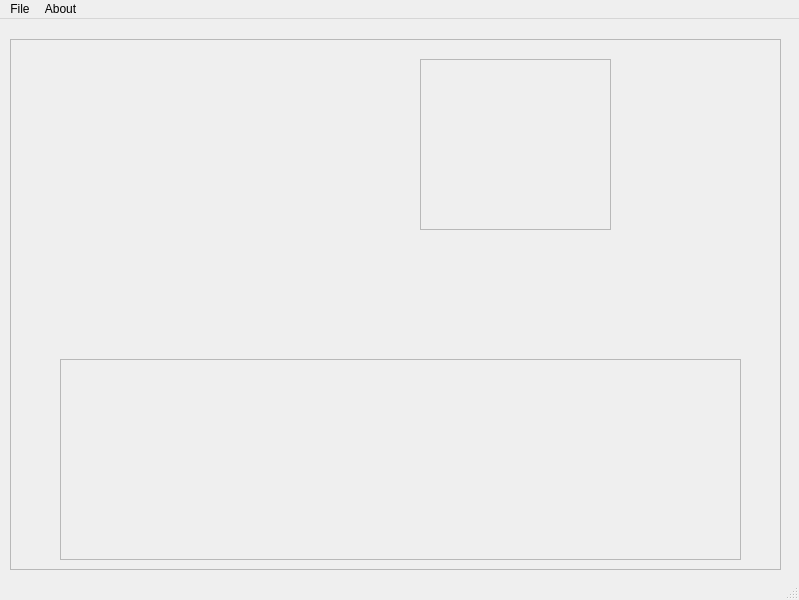
<?xml version="1.0" encoding="UTF-8"?>
<ui version="4.0">
 <class>MainWindow</class>
 <widget class="QMainWindow" name="MainWindow">
  <property name="geometry">
   <rect>
    <x>0</x>
    <y>0</y>
    <width>799</width>
    <height>600</height>
   </rect>
  </property>
  <property name="windowTitle">
   <string>character parameters editor</string>
  </property>
  <widget class="QWidget" name="centralwidget">
   <widget class="QWidget" name="horizontalLayoutWidget">
    <property name="geometry">
     <rect>
      <x>10</x>
      <y>20</y>
      <width>771</width>
      <height>531</height>
     </rect>
    </property>
    <layout class="QHBoxLayout" name="horizontalLayout">
     <item>
      <widget class="QFrame" name="frame">
       <property name="autoFillBackground">
        <bool>false</bool>
       </property>
       <property name="frameShape">
        <enum>QFrame::StyledPanel</enum>
       </property>
       <property name="frameShadow">
        <enum>QFrame::Raised</enum>
       </property>
       <widget class="QLabel" name="portrait">
        <property name="geometry">
         <rect>
          <x>0</x>
          <y>20</y>
          <width>461</width>
          <height>461</height>
         </rect>
        </property>
        <property name="text">
         <string/>
        </property>
        <property name="pixmap">
         <pixmap>../images/large/chara_up_chips_l_000.png</pixmap>
        </property>
        <property name="scaledContents">
         <bool>true</bool>
        </property>
       </widget>
       <widget class="QFrame" name="panel">
        <property name="geometry">
         <rect>
          <x>50</x>
          <y>320</y>
          <width>681</width>
          <height>201</height>
         </rect>
        </property>
        <property name="frameShape">
         <enum>QFrame::StyledPanel</enum>
        </property>
        <property name="frameShadow">
         <enum>QFrame::Raised</enum>
        </property>
        <widget class="QLabel" name="label_67">
         <property name="geometry">
          <rect>
           <x>40</x>
           <y>40</y>
           <width>41</width>
           <height>41</height>
          </rect>
         </property>
         <property name="text">
          <string/>
         </property>
         <property name="pixmap">
          <pixmap>../images/little/sc_chara_067.bmp</pixmap>
         </property>
         <property name="scaledContents">
          <bool>true</bool>
         </property>
         <property name="wordWrap">
          <bool>false</bool>
         </property>
        </widget>
        <widget class="QLabel" name="label_72">
         <property name="geometry">
          <rect>
           <x>40</x>
           <y>80</y>
           <width>41</width>
           <height>41</height>
          </rect>
         </property>
         <property name="text">
          <string/>
         </property>
         <property name="pixmap">
          <pixmap>../images/little/sc_chara_072.bmp</pixmap>
         </property>
         <property name="scaledContents">
          <bool>true</bool>
         </property>
        </widget>
        <widget class="QLabel" name="label_71">
         <property name="geometry">
          <rect>
           <x>40</x>
           <y>120</y>
           <width>41</width>
           <height>41</height>
          </rect>
         </property>
         <property name="text">
          <string/>
         </property>
         <property name="pixmap">
          <pixmap>../images/little/sc_chara_071.bmp</pixmap>
         </property>
         <property name="scaledContents">
          <bool>true</bool>
         </property>
        </widget>
        <widget class="QLabel" name="label_78">
         <property name="geometry">
          <rect>
           <x>40</x>
           <y>160</y>
           <width>41</width>
           <height>41</height>
          </rect>
         </property>
         <property name="text">
          <string/>
         </property>
         <property name="pixmap">
          <pixmap>../images/little/sc_chara_078.bmp</pixmap>
         </property>
         <property name="scaledContents">
          <bool>true</bool>
         </property>
        </widget>
        <widget class="QLabel" name="label_93">
         <property name="geometry">
          <rect>
           <x>0</x>
           <y>120</y>
           <width>41</width>
           <height>41</height>
          </rect>
         </property>
         <property name="text">
          <string/>
         </property>
         <property name="pixmap">
          <pixmap>../images/little/sc_chara_093.bmp</pixmap>
         </property>
         <property name="scaledContents">
          <bool>true</bool>
         </property>
        </widget>
        <widget class="QLabel" name="label_77">
         <property name="geometry">
          <rect>
           <x>80</x>
           <y>40</y>
           <width>41</width>
           <height>41</height>
          </rect>
         </property>
         <property name="text">
          <string/>
         </property>
         <property name="pixmap">
          <pixmap>../images/little/sc_chara_077.bmp</pixmap>
         </property>
         <property name="scaledContents">
          <bool>true</bool>
         </property>
        </widget>
        <widget class="QLabel" name="label_66">
         <property name="geometry">
          <rect>
           <x>80</x>
           <y>160</y>
           <width>41</width>
           <height>41</height>
          </rect>
         </property>
         <property name="text">
          <string/>
         </property>
         <property name="pixmap">
          <pixmap>../images/little/sc_chara_066.bmp</pixmap>
         </property>
         <property name="scaledContents">
          <bool>true</bool>
         </property>
        </widget>
        <widget class="QLabel" name="label_63">
         <property name="geometry">
          <rect>
           <x>80</x>
           <y>120</y>
           <width>41</width>
           <height>41</height>
          </rect>
         </property>
         <property name="text">
          <string/>
         </property>
         <property name="pixmap">
          <pixmap>../images/little/sc_chara_063.bmp</pixmap>
         </property>
         <property name="scaledContents">
          <bool>true</bool>
         </property>
        </widget>
        <widget class="QLabel" name="label_62">
         <property name="geometry">
          <rect>
           <x>80</x>
           <y>80</y>
           <width>41</width>
           <height>41</height>
          </rect>
         </property>
         <property name="text">
          <string/>
         </property>
         <property name="pixmap">
          <pixmap>../images/little/sc_chara_062.bmp</pixmap>
         </property>
         <property name="scaledContents">
          <bool>true</bool>
         </property>
        </widget>
        <widget class="QLabel" name="label_85">
         <property name="geometry">
          <rect>
           <x>120</x>
           <y>40</y>
           <width>41</width>
           <height>41</height>
          </rect>
         </property>
         <property name="text">
          <string/>
         </property>
         <property name="pixmap">
          <pixmap>../images/little/sc_chara_085.bmp</pixmap>
         </property>
         <property name="scaledContents">
          <bool>true</bool>
         </property>
        </widget>
        <widget class="QLabel" name="label_76">
         <property name="geometry">
          <rect>
           <x>120</x>
           <y>160</y>
           <width>41</width>
           <height>41</height>
          </rect>
         </property>
         <property name="text">
          <string/>
         </property>
         <property name="pixmap">
          <pixmap>../images/little/sc_chara_076.bmp</pixmap>
         </property>
         <property name="scaledContents">
          <bool>true</bool>
         </property>
        </widget>
        <widget class="QLabel" name="label_58">
         <property name="geometry">
          <rect>
           <x>120</x>
           <y>120</y>
           <width>41</width>
           <height>41</height>
          </rect>
         </property>
         <property name="text">
          <string/>
         </property>
         <property name="pixmap">
          <pixmap>../images/little/sc_chara_058.bmp</pixmap>
         </property>
         <property name="scaledContents">
          <bool>true</bool>
         </property>
        </widget>
        <widget class="QLabel" name="label_84">
         <property name="geometry">
          <rect>
           <x>120</x>
           <y>80</y>
           <width>41</width>
           <height>41</height>
          </rect>
         </property>
         <property name="text">
          <string/>
         </property>
         <property name="pixmap">
          <pixmap>../images/little/sc_chara_084.bmp</pixmap>
         </property>
         <property name="scaledContents">
          <bool>true</bool>
         </property>
        </widget>
        <widget class="QLabel" name="label_16">
         <property name="geometry">
          <rect>
           <x>160</x>
           <y>40</y>
           <width>41</width>
           <height>41</height>
          </rect>
         </property>
         <property name="text">
          <string/>
         </property>
         <property name="pixmap">
          <pixmap>../images/little/sc_chara_016.bmp</pixmap>
         </property>
         <property name="scaledContents">
          <bool>true</bool>
         </property>
        </widget>
        <widget class="QLabel" name="label_74">
         <property name="geometry">
          <rect>
           <x>160</x>
           <y>160</y>
           <width>41</width>
           <height>41</height>
          </rect>
         </property>
         <property name="text">
          <string/>
         </property>
         <property name="pixmap">
          <pixmap>../images/little/sc_chara_074.bmp</pixmap>
         </property>
         <property name="scaledContents">
          <bool>true</bool>
         </property>
        </widget>
        <widget class="QLabel" name="label_39">
         <property name="geometry">
          <rect>
           <x>160</x>
           <y>120</y>
           <width>41</width>
           <height>41</height>
          </rect>
         </property>
         <property name="text">
          <string/>
         </property>
         <property name="pixmap">
          <pixmap>../images/little/sc_chara_039.bmp</pixmap>
         </property>
         <property name="scaledContents">
          <bool>true</bool>
         </property>
        </widget>
        <widget class="QLabel" name="label_38">
         <property name="geometry">
          <rect>
           <x>160</x>
           <y>80</y>
           <width>41</width>
           <height>41</height>
          </rect>
         </property>
         <property name="text">
          <string/>
         </property>
         <property name="pixmap">
          <pixmap>../images/little/sc_chara_038.bmp</pixmap>
         </property>
         <property name="scaledContents">
          <bool>true</bool>
         </property>
        </widget>
        <widget class="QLabel" name="label_70">
         <property name="geometry">
          <rect>
           <x>200</x>
           <y>40</y>
           <width>41</width>
           <height>41</height>
          </rect>
         </property>
         <property name="text">
          <string/>
         </property>
         <property name="pixmap">
          <pixmap>../images/little/sc_chara_070.bmp</pixmap>
         </property>
         <property name="scaledContents">
          <bool>true</bool>
         </property>
        </widget>
        <widget class="QLabel" name="label_21">
         <property name="geometry">
          <rect>
           <x>200</x>
           <y>160</y>
           <width>41</width>
           <height>41</height>
          </rect>
         </property>
         <property name="text">
          <string/>
         </property>
         <property name="pixmap">
          <pixmap>../images/little/sc_chara_021.bmp</pixmap>
         </property>
         <property name="scaledContents">
          <bool>true</bool>
         </property>
        </widget>
        <widget class="QLabel" name="label_90">
         <property name="geometry">
          <rect>
           <x>200</x>
           <y>120</y>
           <width>41</width>
           <height>41</height>
          </rect>
         </property>
         <property name="text">
          <string/>
         </property>
         <property name="pixmap">
          <pixmap>../images/little/sc_chara_090.bmp</pixmap>
         </property>
         <property name="scaledContents">
          <bool>true</bool>
         </property>
        </widget>
        <widget class="QLabel" name="label_92">
         <property name="geometry">
          <rect>
           <x>200</x>
           <y>80</y>
           <width>41</width>
           <height>41</height>
          </rect>
         </property>
         <property name="text">
          <string/>
         </property>
         <property name="pixmap">
          <pixmap>../images/little/sc_chara_092.bmp</pixmap>
         </property>
         <property name="scaledContents">
          <bool>true</bool>
         </property>
        </widget>
        <widget class="QLabel" name="label_29">
         <property name="geometry">
          <rect>
           <x>240</x>
           <y>40</y>
           <width>41</width>
           <height>41</height>
          </rect>
         </property>
         <property name="text">
          <string/>
         </property>
         <property name="pixmap">
          <pixmap>../images/little/sc_chara_029.bmp</pixmap>
         </property>
         <property name="scaledContents">
          <bool>true</bool>
         </property>
        </widget>
        <widget class="QLabel" name="label_36">
         <property name="geometry">
          <rect>
           <x>240</x>
           <y>160</y>
           <width>41</width>
           <height>41</height>
          </rect>
         </property>
         <property name="text">
          <string/>
         </property>
         <property name="pixmap">
          <pixmap>../images/little/sc_chara_036.bmp</pixmap>
         </property>
         <property name="scaledContents">
          <bool>true</bool>
         </property>
        </widget>
        <widget class="QLabel" name="label_31">
         <property name="geometry">
          <rect>
           <x>240</x>
           <y>120</y>
           <width>41</width>
           <height>41</height>
          </rect>
         </property>
         <property name="text">
          <string/>
         </property>
         <property name="pixmap">
          <pixmap>../images/little/sc_chara_031.bmp</pixmap>
         </property>
         <property name="scaledContents">
          <bool>true</bool>
         </property>
        </widget>
        <widget class="QLabel" name="label_27">
         <property name="geometry">
          <rect>
           <x>240</x>
           <y>80</y>
           <width>41</width>
           <height>41</height>
          </rect>
         </property>
         <property name="text">
          <string/>
         </property>
         <property name="pixmap">
          <pixmap>../images/little/sc_chara_027.bmp</pixmap>
         </property>
         <property name="scaledContents">
          <bool>true</bool>
         </property>
        </widget>
        <widget class="QLabel" name="label_04">
         <property name="geometry">
          <rect>
           <x>280</x>
           <y>40</y>
           <width>41</width>
           <height>41</height>
          </rect>
         </property>
         <property name="text">
          <string/>
         </property>
         <property name="pixmap">
          <pixmap>../images/little/sc_chara_004.bmp</pixmap>
         </property>
         <property name="scaledContents">
          <bool>true</bool>
         </property>
        </widget>
        <widget class="QLabel" name="label_73">
         <property name="geometry">
          <rect>
           <x>280</x>
           <y>160</y>
           <width>41</width>
           <height>41</height>
          </rect>
         </property>
         <property name="text">
          <string/>
         </property>
         <property name="pixmap">
          <pixmap>../images/little/sc_chara_073.bmp</pixmap>
         </property>
         <property name="scaledContents">
          <bool>true</bool>
         </property>
        </widget>
        <widget class="QLabel" name="label_08">
         <property name="geometry">
          <rect>
           <x>280</x>
           <y>120</y>
           <width>41</width>
           <height>41</height>
          </rect>
         </property>
         <property name="text">
          <string/>
         </property>
         <property name="pixmap">
          <pixmap>../images/little/sc_chara_008.bmp</pixmap>
         </property>
         <property name="scaledContents">
          <bool>true</bool>
         </property>
        </widget>
        <widget class="QLabel" name="label_05">
         <property name="geometry">
          <rect>
           <x>280</x>
           <y>80</y>
           <width>41</width>
           <height>41</height>
          </rect>
         </property>
         <property name="text">
          <string/>
         </property>
         <property name="pixmap">
          <pixmap>../images/little/sc_chara_005.bmp</pixmap>
         </property>
         <property name="scaledContents">
          <bool>true</bool>
         </property>
        </widget>
        <widget class="QLabel" name="label_00">
         <property name="geometry">
          <rect>
           <x>320</x>
           <y>40</y>
           <width>41</width>
           <height>41</height>
          </rect>
         </property>
         <property name="text">
          <string/>
         </property>
         <property name="pixmap">
          <pixmap>../images/little/sc_chara_000.bmp</pixmap>
         </property>
         <property name="scaledContents">
          <bool>true</bool>
         </property>
        </widget>
        <widget class="QLabel" name="label_24">
         <property name="geometry">
          <rect>
           <x>320</x>
           <y>160</y>
           <width>41</width>
           <height>41</height>
          </rect>
         </property>
         <property name="text">
          <string/>
         </property>
         <property name="pixmap">
          <pixmap>../images/little/sc_chara_024.bmp</pixmap>
         </property>
         <property name="scaledContents">
          <bool>true</bool>
         </property>
        </widget>
        <widget class="QLabel" name="label_13">
         <property name="geometry">
          <rect>
           <x>320</x>
           <y>120</y>
           <width>41</width>
           <height>41</height>
          </rect>
         </property>
         <property name="text">
          <string/>
         </property>
         <property name="pixmap">
          <pixmap>../images/little/sc_chara_013.bmp</pixmap>
         </property>
         <property name="scaledContents">
          <bool>true</bool>
         </property>
        </widget>
        <widget class="QLabel" name="label_12">
         <property name="geometry">
          <rect>
           <x>320</x>
           <y>80</y>
           <width>41</width>
           <height>41</height>
          </rect>
         </property>
         <property name="text">
          <string/>
         </property>
         <property name="pixmap">
          <pixmap>../images/little/sc_chara_012.bmp</pixmap>
         </property>
         <property name="scaledContents">
          <bool>true</bool>
         </property>
        </widget>
        <widget class="QLabel" name="label_17">
         <property name="geometry">
          <rect>
           <x>360</x>
           <y>40</y>
           <width>41</width>
           <height>41</height>
          </rect>
         </property>
         <property name="text">
          <string/>
         </property>
         <property name="pixmap">
          <pixmap>../images/little/sc_chara_017.bmp</pixmap>
         </property>
         <property name="scaledContents">
          <bool>true</bool>
         </property>
        </widget>
        <widget class="QLabel" name="label_15">
         <property name="geometry">
          <rect>
           <x>360</x>
           <y>160</y>
           <width>41</width>
           <height>41</height>
          </rect>
         </property>
         <property name="text">
          <string/>
         </property>
         <property name="pixmap">
          <pixmap>../images/little/sc_chara_015.bmp</pixmap>
         </property>
         <property name="scaledContents">
          <bool>true</bool>
         </property>
        </widget>
        <widget class="QLabel" name="label_14">
         <property name="geometry">
          <rect>
           <x>360</x>
           <y>120</y>
           <width>41</width>
           <height>41</height>
          </rect>
         </property>
         <property name="text">
          <string/>
         </property>
         <property name="pixmap">
          <pixmap>../images/little/sc_chara_014.bmp</pixmap>
         </property>
         <property name="scaledContents">
          <bool>true</bool>
         </property>
        </widget>
        <widget class="QLabel" name="label_11">
         <property name="geometry">
          <rect>
           <x>360</x>
           <y>80</y>
           <width>41</width>
           <height>41</height>
          </rect>
         </property>
         <property name="text">
          <string/>
         </property>
         <property name="pixmap">
          <pixmap>../images/little/sc_chara_011.bmp</pixmap>
         </property>
         <property name="scaledContents">
          <bool>true</bool>
         </property>
        </widget>
        <widget class="QLabel" name="label_37">
         <property name="geometry">
          <rect>
           <x>400</x>
           <y>40</y>
           <width>41</width>
           <height>41</height>
          </rect>
         </property>
         <property name="text">
          <string/>
         </property>
         <property name="pixmap">
          <pixmap>../images/little/sc_chara_037.bmp</pixmap>
         </property>
         <property name="scaledContents">
          <bool>true</bool>
         </property>
        </widget>
        <widget class="QLabel" name="label_34">
         <property name="geometry">
          <rect>
           <x>400</x>
           <y>160</y>
           <width>41</width>
           <height>41</height>
          </rect>
         </property>
         <property name="text">
          <string/>
         </property>
         <property name="pixmap">
          <pixmap>../images/little/sc_chara_034.bmp</pixmap>
         </property>
         <property name="scaledContents">
          <bool>true</bool>
         </property>
        </widget>
        <widget class="QLabel" name="label_88">
         <property name="geometry">
          <rect>
           <x>400</x>
           <y>120</y>
           <width>41</width>
           <height>41</height>
          </rect>
         </property>
         <property name="text">
          <string/>
         </property>
         <property name="pixmap">
          <pixmap>../images/little/sc_chara_088.bmp</pixmap>
         </property>
         <property name="scaledContents">
          <bool>true</bool>
         </property>
        </widget>
        <widget class="QLabel" name="label_22">
         <property name="geometry">
          <rect>
           <x>400</x>
           <y>80</y>
           <width>41</width>
           <height>41</height>
          </rect>
         </property>
         <property name="text">
          <string/>
         </property>
         <property name="pixmap">
          <pixmap>../images/little/sc_chara_022.bmp</pixmap>
         </property>
         <property name="scaledContents">
          <bool>true</bool>
         </property>
        </widget>
        <widget class="QLabel" name="label_48">
         <property name="geometry">
          <rect>
           <x>440</x>
           <y>40</y>
           <width>41</width>
           <height>41</height>
          </rect>
         </property>
         <property name="text">
          <string/>
         </property>
         <property name="pixmap">
          <pixmap>../images/little/sc_chara_048.bmp</pixmap>
         </property>
         <property name="scaledContents">
          <bool>true</bool>
         </property>
        </widget>
        <widget class="QLabel" name="label_81">
         <property name="geometry">
          <rect>
           <x>440</x>
           <y>160</y>
           <width>41</width>
           <height>41</height>
          </rect>
         </property>
         <property name="text">
          <string/>
         </property>
         <property name="pixmap">
          <pixmap>../images/little/sc_chara_081.bmp</pixmap>
         </property>
         <property name="scaledContents">
          <bool>true</bool>
         </property>
        </widget>
        <widget class="QLabel" name="label_79">
         <property name="geometry">
          <rect>
           <x>440</x>
           <y>120</y>
           <width>41</width>
           <height>41</height>
          </rect>
         </property>
         <property name="text">
          <string/>
         </property>
         <property name="pixmap">
          <pixmap>../images/little/sc_chara_079.bmp</pixmap>
         </property>
         <property name="scaledContents">
          <bool>true</bool>
         </property>
        </widget>
        <widget class="QLabel" name="label_82">
         <property name="geometry">
          <rect>
           <x>440</x>
           <y>80</y>
           <width>41</width>
           <height>41</height>
          </rect>
         </property>
         <property name="text">
          <string/>
         </property>
         <property name="pixmap">
          <pixmap>../images/little/sc_chara_075.bmp</pixmap>
         </property>
         <property name="scaledContents">
          <bool>true</bool>
         </property>
        </widget>
        <widget class="QLabel" name="label_43">
         <property name="geometry">
          <rect>
           <x>480</x>
           <y>40</y>
           <width>41</width>
           <height>41</height>
          </rect>
         </property>
         <property name="text">
          <string/>
         </property>
         <property name="pixmap">
          <pixmap>../images/little/sc_chara_043.bmp</pixmap>
         </property>
         <property name="scaledContents">
          <bool>true</bool>
         </property>
        </widget>
        <widget class="QLabel" name="label_46">
         <property name="geometry">
          <rect>
           <x>480</x>
           <y>160</y>
           <width>41</width>
           <height>41</height>
          </rect>
         </property>
         <property name="text">
          <string/>
         </property>
         <property name="pixmap">
          <pixmap>../images/little/sc_chara_046.bmp</pixmap>
         </property>
         <property name="scaledContents">
          <bool>true</bool>
         </property>
        </widget>
        <widget class="QLabel" name="label_45">
         <property name="geometry">
          <rect>
           <x>480</x>
           <y>120</y>
           <width>41</width>
           <height>41</height>
          </rect>
         </property>
         <property name="text">
          <string/>
         </property>
         <property name="pixmap">
          <pixmap>../images/little/sc_chara_045.bmp</pixmap>
         </property>
         <property name="scaledContents">
          <bool>true</bool>
         </property>
        </widget>
        <widget class="QLabel" name="label_44">
         <property name="geometry">
          <rect>
           <x>480</x>
           <y>80</y>
           <width>41</width>
           <height>41</height>
          </rect>
         </property>
         <property name="text">
          <string/>
         </property>
         <property name="pixmap">
          <pixmap>../images/little/sc_chara_044.bmp</pixmap>
         </property>
         <property name="scaledContents">
          <bool>true</bool>
         </property>
        </widget>
        <widget class="QLabel" name="label_47">
         <property name="geometry">
          <rect>
           <x>520</x>
           <y>40</y>
           <width>41</width>
           <height>41</height>
          </rect>
         </property>
         <property name="text">
          <string/>
         </property>
         <property name="pixmap">
          <pixmap>../images/little/sc_chara_047.bmp</pixmap>
         </property>
         <property name="scaledContents">
          <bool>true</bool>
         </property>
        </widget>
        <widget class="QLabel" name="label_98">
         <property name="geometry">
          <rect>
           <x>520</x>
           <y>160</y>
           <width>41</width>
           <height>41</height>
          </rect>
         </property>
         <property name="text">
          <string/>
         </property>
         <property name="pixmap">
          <pixmap>../images/little/sc_chara_098.bmp</pixmap>
         </property>
         <property name="scaledContents">
          <bool>true</bool>
         </property>
        </widget>
        <widget class="QLabel" name="label_97">
         <property name="geometry">
          <rect>
           <x>520</x>
           <y>120</y>
           <width>41</width>
           <height>41</height>
          </rect>
         </property>
         <property name="text">
          <string/>
         </property>
         <property name="pixmap">
          <pixmap>../images/little/sc_chara_097.bmp</pixmap>
         </property>
         <property name="scaledContents">
          <bool>true</bool>
         </property>
        </widget>
        <widget class="QLabel" name="label_96">
         <property name="geometry">
          <rect>
           <x>520</x>
           <y>80</y>
           <width>41</width>
           <height>41</height>
          </rect>
         </property>
         <property name="text">
          <string/>
         </property>
         <property name="pixmap">
          <pixmap>../images/little/sc_chara_096.bmp</pixmap>
         </property>
         <property name="scaledContents">
          <bool>true</bool>
         </property>
        </widget>
        <widget class="QLabel" name="label_91">
         <property name="geometry">
          <rect>
           <x>560</x>
           <y>40</y>
           <width>41</width>
           <height>41</height>
          </rect>
         </property>
         <property name="text">
          <string/>
         </property>
         <property name="pixmap">
          <pixmap>../images/little/sc_chara_091.bmp</pixmap>
         </property>
         <property name="scaledContents">
          <bool>true</bool>
         </property>
        </widget>
        <widget class="QLabel" name="label_87">
         <property name="geometry">
          <rect>
           <x>560</x>
           <y>160</y>
           <width>41</width>
           <height>41</height>
          </rect>
         </property>
         <property name="text">
          <string/>
         </property>
         <property name="pixmap">
          <pixmap>../images/little/sc_chara_087.bmp</pixmap>
         </property>
         <property name="scaledContents">
          <bool>true</bool>
         </property>
        </widget>
        <widget class="QLabel" name="label_42">
         <property name="geometry">
          <rect>
           <x>560</x>
           <y>120</y>
           <width>41</width>
           <height>41</height>
          </rect>
         </property>
         <property name="text">
          <string/>
         </property>
         <property name="pixmap">
          <pixmap>../images/little/sc_chara_042.bmp</pixmap>
         </property>
         <property name="scaledContents">
          <bool>true</bool>
         </property>
        </widget>
        <widget class="QLabel" name="label_40">
         <property name="geometry">
          <rect>
           <x>560</x>
           <y>80</y>
           <width>41</width>
           <height>41</height>
          </rect>
         </property>
         <property name="text">
          <string/>
         </property>
         <property name="pixmap">
          <pixmap>../images/little/sc_chara_040.bmp</pixmap>
         </property>
         <property name="scaledContents">
          <bool>true</bool>
         </property>
        </widget>
        <widget class="QLabel" name="label_54">
         <property name="geometry">
          <rect>
           <x>600</x>
           <y>40</y>
           <width>41</width>
           <height>41</height>
          </rect>
         </property>
         <property name="text">
          <string/>
         </property>
         <property name="pixmap">
          <pixmap>../images/little/sc_chara_054.bmp</pixmap>
         </property>
         <property name="scaledContents">
          <bool>true</bool>
         </property>
        </widget>
        <widget class="QLabel" name="label_57">
         <property name="geometry">
          <rect>
           <x>600</x>
           <y>160</y>
           <width>41</width>
           <height>41</height>
          </rect>
         </property>
         <property name="text">
          <string/>
         </property>
         <property name="pixmap">
          <pixmap>../images/little/sc_chara_057.bmp</pixmap>
         </property>
         <property name="scaledContents">
          <bool>true</bool>
         </property>
        </widget>
        <widget class="QLabel" name="label_56">
         <property name="geometry">
          <rect>
           <x>600</x>
           <y>120</y>
           <width>41</width>
           <height>41</height>
          </rect>
         </property>
         <property name="text">
          <string/>
         </property>
         <property name="pixmap">
          <pixmap>../images/little/sc_chara_056.bmp</pixmap>
         </property>
         <property name="scaledContents">
          <bool>true</bool>
         </property>
        </widget>
        <widget class="QLabel" name="label_55">
         <property name="geometry">
          <rect>
           <x>600</x>
           <y>80</y>
           <width>41</width>
           <height>41</height>
          </rect>
         </property>
         <property name="text">
          <string/>
         </property>
         <property name="pixmap">
          <pixmap>../images/little/sc_chara_055.bmp</pixmap>
         </property>
         <property name="scaledContents">
          <bool>true</bool>
         </property>
        </widget>
        <widget class="QLabel" name="label_99">
         <property name="geometry">
          <rect>
           <x>640</x>
           <y>120</y>
           <width>41</width>
           <height>41</height>
          </rect>
         </property>
         <property name="text">
          <string/>
         </property>
         <property name="pixmap">
          <pixmap>../images/little/sc_chara_099.bmp</pixmap>
         </property>
         <property name="scaledContents">
          <bool>true</bool>
         </property>
        </widget>
        <widget class="QLabel" name="label_trans_0">
         <property name="geometry">
          <rect>
           <x>280</x>
           <y>0</y>
           <width>41</width>
           <height>41</height>
          </rect>
         </property>
         <property name="text">
          <string/>
         </property>
         <property name="pixmap">
          <pixmap>../images/little/sc_chara_099.bmp</pixmap>
         </property>
         <property name="scaledContents">
          <bool>true</bool>
         </property>
        </widget>
        <widget class="QLabel" name="label_trans_1">
         <property name="geometry">
          <rect>
           <x>240</x>
           <y>0</y>
           <width>41</width>
           <height>41</height>
          </rect>
         </property>
         <property name="text">
          <string/>
         </property>
         <property name="pixmap">
          <pixmap>../images/little/sc_chara_099.bmp</pixmap>
         </property>
         <property name="scaledContents">
          <bool>true</bool>
         </property>
        </widget>
        <widget class="QLabel" name="label_trans_2">
         <property name="geometry">
          <rect>
           <x>200</x>
           <y>0</y>
           <width>41</width>
           <height>41</height>
          </rect>
         </property>
         <property name="text">
          <string/>
         </property>
         <property name="pixmap">
          <pixmap>../images/little/sc_chara_099.bmp</pixmap>
         </property>
         <property name="scaledContents">
          <bool>true</bool>
         </property>
        </widget>
        <widget class="QLabel" name="label_trans_3">
         <property name="geometry">
          <rect>
           <x>160</x>
           <y>0</y>
           <width>41</width>
           <height>41</height>
          </rect>
         </property>
         <property name="text">
          <string/>
         </property>
         <property name="pixmap">
          <pixmap>../images/little/sc_chara_099.bmp</pixmap>
         </property>
         <property name="scaledContents">
          <bool>true</bool>
         </property>
        </widget>
        <widget class="QLabel" name="label_trans_4">
         <property name="geometry">
          <rect>
           <x>120</x>
           <y>0</y>
           <width>41</width>
           <height>41</height>
          </rect>
         </property>
         <property name="text">
          <string/>
         </property>
         <property name="pixmap">
          <pixmap>../images/little/sc_chara_099.bmp</pixmap>
         </property>
         <property name="scaledContents">
          <bool>true</bool>
         </property>
        </widget>
       </widget>
       <widget class="QFrame" name="panel2">
        <property name="geometry">
         <rect>
          <x>410</x>
          <y>20</y>
          <width>191</width>
          <height>171</height>
         </rect>
        </property>
        <property name="frameShape">
         <enum>QFrame::StyledPanel</enum>
        </property>
        <property name="frameShadow">
         <enum>QFrame::Raised</enum>
        </property>
        <widget class="QLabel" name="transPanel">
         <property name="geometry">
          <rect>
           <x>-30</x>
           <y>-30</y>
           <width>251</width>
           <height>231</height>
          </rect>
         </property>
         <property name="text">
          <string/>
         </property>
         <property name="pixmap">
          <pixmap>../images/fourSlot/pl_transform.png</pixmap>
         </property>
         <property name="scaledContents">
          <bool>false</bool>
         </property>
        </widget>
        <widget class="QLabel" name="transSlotPanel0">
         <property name="geometry">
          <rect>
           <x>34</x>
           <y>55</y>
           <width>61</width>
           <height>61</height>
          </rect>
         </property>
         <property name="text">
          <string/>
         </property>
         <property name="pixmap">
          <pixmap>../images/little2/sc_chara_s_000.png</pixmap>
         </property>
         <property name="scaledContents">
          <bool>false</bool>
         </property>
        </widget>
        <widget class="QLabel" name="transSlotPanel1">
         <property name="geometry">
          <rect>
           <x>66</x>
           <y>23</y>
           <width>61</width>
           <height>61</height>
          </rect>
         </property>
         <property name="text">
          <string/>
         </property>
         <property name="pixmap">
          <pixmap>../images/little2/sc_chara_s_000.png</pixmap>
         </property>
         <property name="scaledContents">
          <bool>false</bool>
         </property>
        </widget>
        <widget class="QLabel" name="transSlotPanel2">
         <property name="geometry">
          <rect>
           <x>100</x>
           <y>55</y>
           <width>61</width>
           <height>61</height>
          </rect>
         </property>
         <property name="text">
          <string/>
         </property>
         <property name="pixmap">
          <pixmap>../images/little2/sc_chara_s_000.png</pixmap>
         </property>
         <property name="scaledContents">
          <bool>false</bool>
         </property>
        </widget>
        <widget class="QLabel" name="transSlotPanel3">
         <property name="geometry">
          <rect>
           <x>66</x>
           <y>90</y>
           <width>61</width>
           <height>61</height>
          </rect>
         </property>
         <property name="text">
          <string/>
         </property>
         <property name="pixmap">
          <pixmap>../images/little2/sc_chara_s_000.png</pixmap>
         </property>
         <property name="scaledContents">
          <bool>false</bool>
         </property>
        </widget>
       </widget>
      </widget>
     </item>
    </layout>
   </widget>
  </widget>
  <widget class="QMenuBar" name="menubar">
   <property name="geometry">
    <rect>
     <x>0</x>
     <y>0</y>
     <width>799</width>
     <height>26</height>
    </rect>
   </property>
   <widget class="QMenu" name="menuFile">
    <property name="title">
     <string>File</string>
    </property>
    <addaction name="actionOpen"/>
    <addaction name="actionSave"/>
    <addaction name="actionClose"/>
   </widget>
   <widget class="QMenu" name="menuAbout">
    <property name="title">
     <string>About</string>
    </property>
    <addaction name="actionAuthor"/>
    <addaction name="actionCredits"/>
   </widget>
   <addaction name="menuFile"/>
   <addaction name="menuAbout"/>
  </widget>
  <widget class="QStatusBar" name="statusbar"/>
  <action name="actionOpen">
   <property name="text">
    <string>O&amp;pen...</string>
   </property>
   <property name="shortcut">
    <string>Ctrl+O</string>
   </property>
  </action>
  <action name="actionAuthor">
   <property name="text">
    <string>A&amp;uthor</string>
   </property>
   <property name="shortcut">
    <string>Ctrl+A</string>
   </property>
  </action>
  <action name="actionCredits">
   <property name="text">
    <string>C&amp;redits</string>
   </property>
   <property name="shortcut">
    <string>Ctrl+C</string>
   </property>
  </action>
  <action name="actionSave">
   <property name="text">
    <string>Save...</string>
   </property>
   <property name="shortcut">
    <string>Ctrl+S</string>
   </property>
  </action>
  <action name="actionClose">
   <property name="text">
    <string>&amp;Exit</string>
   </property>
   <property name="shortcut">
    <string>Ctrl+Q</string>
   </property>
  </action>
 </widget>
 <resources/>
 <connections/>
</ui>
